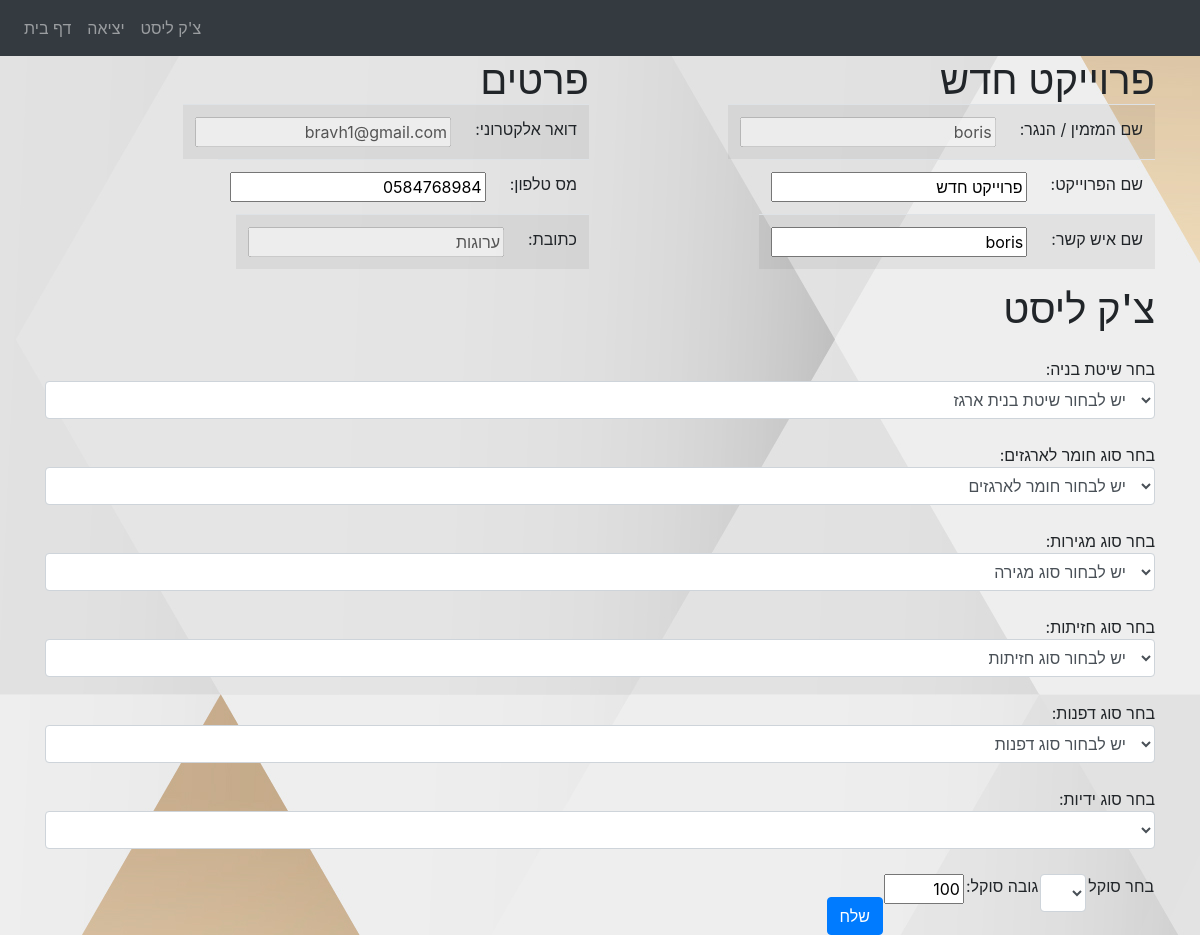
The app's page /CheckList (signed in) with its own data.
### website/models.py (models this page shows)
class User(db.Model , UserMixin):
    id = db.Column(db.Integer, primary_key=True)
    email = db.Column(db.String(150), unique=True)
    password = db.Column(db.String(150))
    first_name = db.Column(db.String(150))
    last_name = db.Column(db.String(150))
    address = db.Column(db.String(150))
    phone = db.Column(db.String(150))
    admin = db.Column(db.Boolean, default=False)

### website/checklist.py (the view, shortened to what this page needs)
@checklist.route('/CheckList' ,methods=['GET', 'POST'])
@login_required
def CheckList():
    conm = ConMeths.query.filter_by(CType = "CCM").all()#contruction method cabinets
    cabmats = Materials.query.filter_by(MType = "CM").all() #materials for cabinet
    doorfp = Doors.query.filter_by(DType = "XDP").all() #doors for pain
    doornp = Doors.query.filter_by(DType = "XDNP").all() #doors not gor paint
    metaldrawerconst = ConMeths.query.filter_by(CType = "MCDWM").all()
    dnpm = Materials.query.filter_by(MType = "DNPM").all()#materials for doors not for paot
    dpm = Materials.query.filter_by(MType = "DP").all()#materials for paint doors
    rolls = Drawers.query.filter_by(dwtype = "MDW").all()
    drawermat = Materials.query.filter_by(MType = "DWM").all() #materials for drawers
    pulls = Pulls.query.order_by(Pulls.name).all() #pulls pick
    sokel = Sokels.query.order_by(Sokels.name).all() #sokel pick
    conmdw = ConMeths.query.filter_by(CType = "CDWM").all() #construction method wooden drawer box
    return render_template('CheckList.html', user=current_user, metaldrawerconst = metaldrawerconst ,doornp=doornp ,dpm=dpm, dnpm=dnpm ,conm= conm ,drawermat = drawermat ,sokel = sokel, doorfp = doorfp, cabmats = cabmats, rolls = rolls, pulls= pulls, conmdw = conmdw)

### website/__init__.py (called while the page is built)
def create_app():
    app = Flask(__name__)
    app.config['SECRET_KEY'] = 'sOdkamUsLaparaVelaSus'
    app.config['SQLALCHEMY_DATABASE_URI'] = f'sqlite:///{DB_NAME}'
    db.init_app(app)
    from .views import views
    from .auth import auth
    from .checklist import checklist
    from .admin import admin
    app.register_blueprint(views, url_prefix='/')
    app.register_blueprint(auth, url_prefix='/')
    app.register_blueprint(checklist, url_prefix='/')
    app.register_blueprint(admin, url_prefix='/')
    from .models import User
    create_database(app)
    login_manager = LoginManager()
    login_manager.login_view = 'auth.login'
    login_manager.init_app(app)
    @login_manager.user_loader
    def load_user(id):
        return User.query.get(int(id))
    return app

### website/templates/CheckList.html (shortened to what this page needs)
{% extends "base.html" %}
{% block content %}
<body onload="load()">
<form method="POST">
    <div id="rightside">
             <h1  >פרוייקט חדש</h1>
            <table  class="table table-striped">
                    <tr>
                    <td>:שם המזמין / הנגר </td><td> <input disabled="true" value="{{current_user.first_name}}" /></td>
                    </tr>
                    <tr>
                    <td>:שם הפרוייקט</td> <td><input name="projname" value="פרוייקט חדש"/></td>
                    </tr>
                    <tr>
                    <td>:שם איש קשר</td><td><input name="contactname" value="{{current_user.first_name}}" /></td>
                    </tr>
            </table>
    </div>
    <div id="leftside">
            <h1  > פרטים</h1>
            <table  class="table table-striped" >
                    <tr>
                    <td>:דואר אלקטרוני</td><td><input disabled="true" value="{{current_user.email}}"/></td>
                    </tr>
                    <tr>
                    <td>:מס טלפון</td><td><input name="phonen" value="{{current_user.phone}}"/></td>
                    </tr>
                    <tr>
                    <td>:כתובת</td><td><input disabled="true" value="{{current_user.address}}"/></td>
                    </tr>
             </table>
     </div>
            <h1 > צ'ק ליסט</h1>
            <br>
            <div>
                :בחר שיטת בניה
                 <select class="form-control" name="conmval">
                    <option disabled selected value>יש לבחור שיטת בנית ארגז </option>
                 </select class="form-control">
                </div>
                <br>
                <div>
                    :בחר סוג חומר לארגזים
                 <select class="form-control"  id="cabmat" name="cabmatval" >
                    <option disabled selected value>יש לבחור חומר לארגזים</option>
                 </select class="form-control">
                </div>
                <br>
            <div>
                <div>
                    <table>
                 <select class="form-control" id="chosen_drawer" name="rollsval"  onchange="selectdrawer();">
                    <option disabled selected value>יש לבחור סוג מגירה</option>
                    </select class="form-control">
                 </table>
                 </div>
            <br>
            <div>
                :בחר סוג חזיתות
                <select class="form-control" id = "doorval" name="doorval" onchange="selectdoor();">
                    <option disabled selected value>יש לבחור סוג חזיתות</option>
                </select class="form-control">
           </div>
           <br>
           <div>
            :בחר סוג דפנות
            <select class="form-control" id = "dval" name="dval" onchange="selectd();">
                <option disabled selected value>יש לבחור סוג דפנות</option>
            </select class="form-control">
       </div>
       <br>
            <div>
                :בחר סוג ידיות
                <select class="form-control" id ="pulls" name="pullsval">
                </select class="form-control">
            </div>
            <br>
            <table>
                <td>בחר סוקל</td>
                <td>
                   <select class="form-control" id="chosen_sokel" name="sokelval" style="text-align:right;" onchange="selectsokel();" >
                   </select class="form-control">
               </td>
                <td>:גובה סוקל</td>
               <td>
               <input name="sokelgovaval" value="100" id="govasokel" style="width:80px ;float:right;">
               </td>
           </table>
           </div>
           <br>
   <input class="btn btn-primary" value="שלח" type="submit"/>
</form>
</body>
{% endblock %}

### website/static/checklist.css (style rules this page uses)
#rightside { width: 49%; float: right; }
#leftside { width: 49%; float: left; }
table, th , td, p , tr, input , form { margin: auto; float: right; text-align: right; }
h1 { margin: auto; text-align:right; }
body { background-image: url('/static/back.jpg'); background-repeat: no-repeat; background-attachment: fixed; background-size: cover; }
select { width: 220px; text-align: right; }

### records on screen
User: first_name "boris", contactname "boris", email "bravh1@gmail.com", phonen "0584768984", address "ערוגות"
